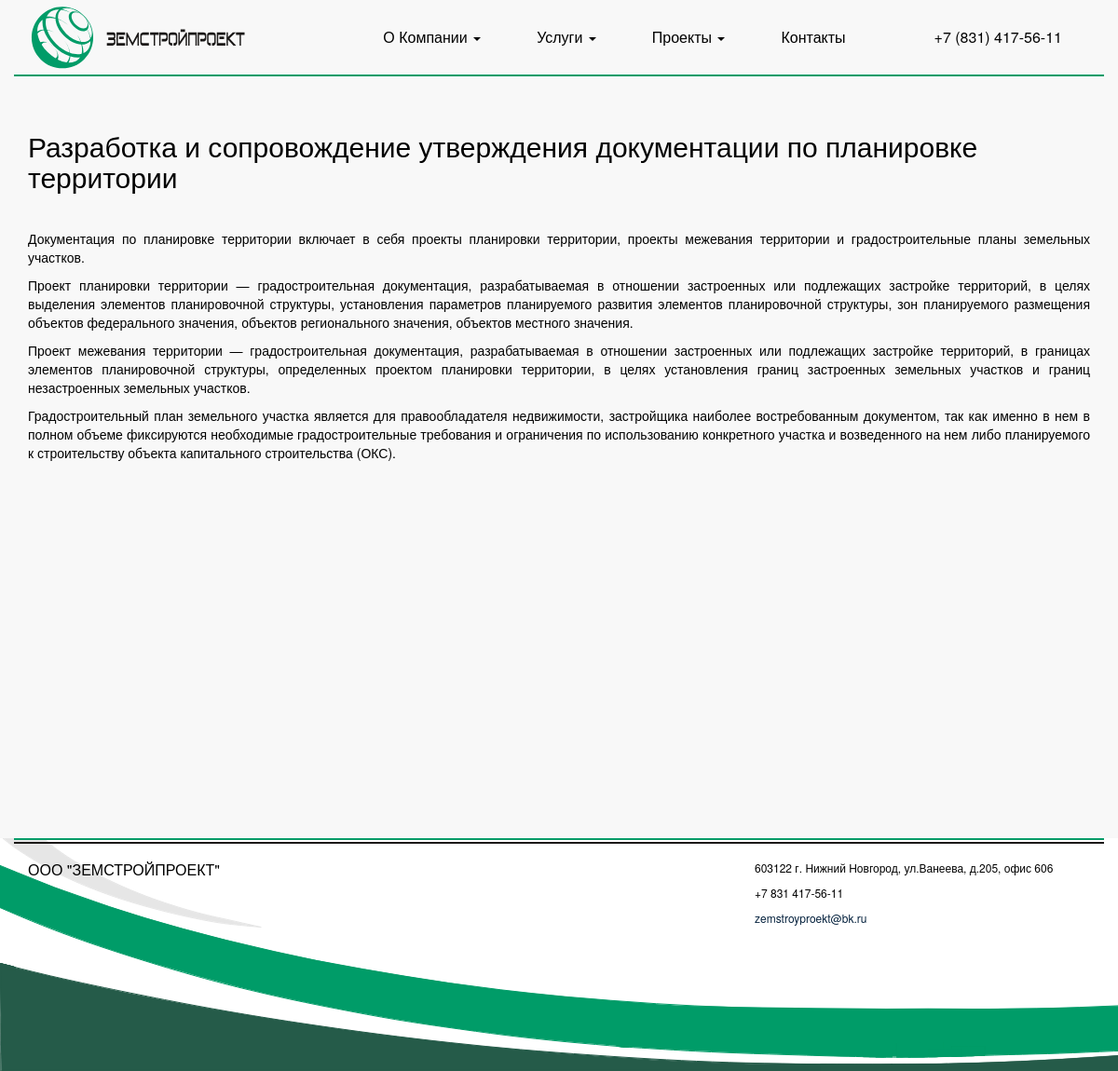
The app's page /services/1/ with its own data.
### Services/models.py (models this page shows, shortened)
class Service(models.Model):
    title = models.CharField(max_length=100)
    text = HTMLField()
    GroupServices = models.ForeignKey(GroupServices)
    class Meta:
        verbose_name = u"Услуга"
        verbose_name_plural = u"Услуги"

### Services/views.py (the view)
# urls.py: url(r'^(?P<pk>\d+)/$', PostDetailView.as_view()),
class PostDetailView(DetailView): # детализированное представление модели
    model = Service

### Services/templatetags/show_dropdown_menu_services.py (called while the page is built)
@register.inclusion_tag("dropdown_menu_services.html")
def show_dropdown_menu():
    new_service = Service.objects.values('id','title').order_by("title")
    return {'new_service': new_service}

### Services/templates/Services/service_detail.html
{% extends 'base.html' %}
{% block content %}
    <div class="service">
        <h2>{{ service.title }}</h2>
        <br/>
        <p>{{ service.text|safe }}</p>
    </div>
{% endblock %}

### static/css/theme.css (style rules this page uses)
body { color: black; }

### records on screen
Service: title "Разработка и сопровождение утверждения документации по планировке территории", text "Документация по планировке территории включает в себя проекты планировки территории, проекты межевания территории и градостроительные планы земельных участков. Проект планировки территории — градостроительная документация, разрабатываемая в отношении застроенных или подлежащих застройке территорий, в целях выделения элементов планировочной структуры, установления параметров планируемого развития элементов планировочной структуры, зон планируемого размещения объектов федерального значения, объектов регионального значения, объектов местного значения. Проект межевания территории — градостроительная документация, разрабатываемая в отношении застроенных или подлежащих застройке территорий, в…"
